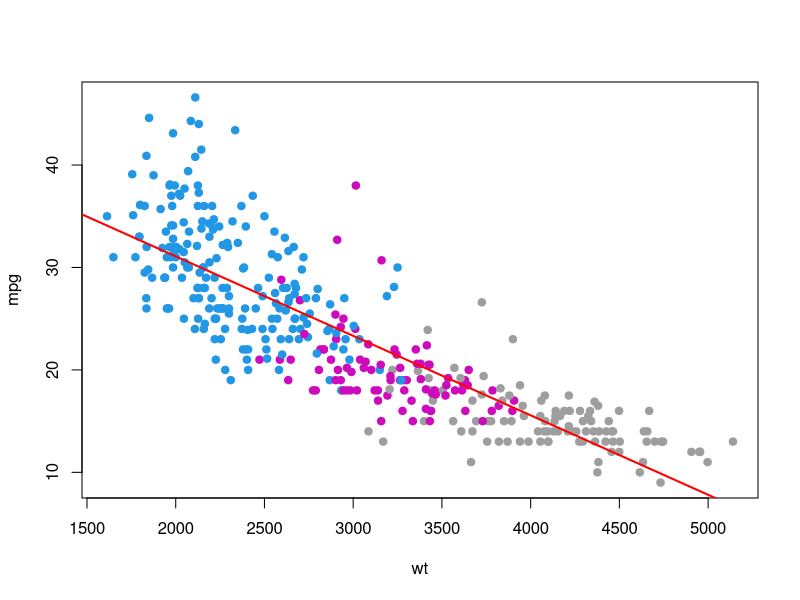
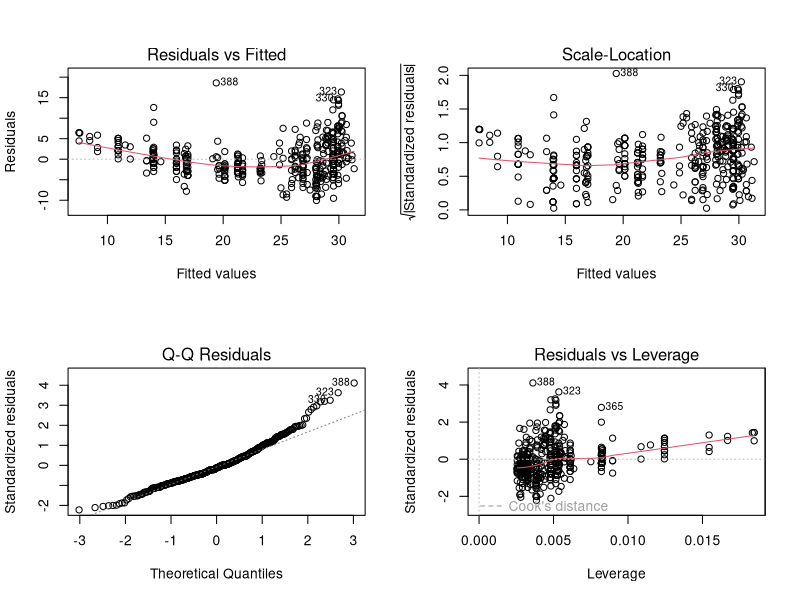
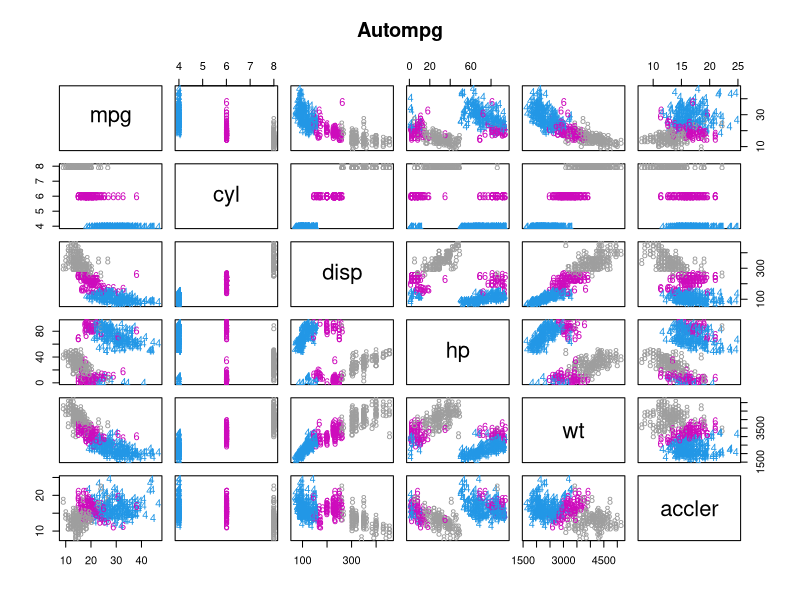

These figures' R source, in order:
# lec8_2_reg.r : Linear model 
# Regression

# set working directory
setwd("D:/tempstore/moocr/wk8")

# autompg data
car<-read.csv("autompg.csv")
head(car)
str(car)

# subset with cyl=4,6,8
car1<-subset(car, cyl==4 | cyl==6 | cyl==8)
attach(car1)

table(cyl)

# 1. simple Regression(independent variable : wt)
r1<-lm(mpg~wt, data=car1)
summary(r1)
anova(r1)

# scatterplot with best fit lines
par(mfrow=c(1,1))
plot(wt, mpg,  col=as.integer(car1$cyl), pch=19)
# best fit linear line
abline(lm(mpg~wt), col="red", lwd=2, lty=1)

# 2. simple Regression(independent variable : disp)
r2<-lm(mpg~disp, data=car1)
summary(r2)
anova(r2)

# residual diagnostic plot 
layout(matrix(c(1,2,3,4),2,2)) # optional 4 graphs/page 
plot(r2)

# pariwise plot
pairs(car1[,1:6], main ="Autompg",cex=1, col=as.integer(car1$cyl),pch =substring((car1$cyl),1,1))

# par(mar=c(4,4,4,4))
# par(mfrow=c(1,1))
# plot(disp, mpg,  col=as.integer(car1$cyl), pch=19)
# best fit linear line
# abline(lm(mpg~disp), col="red", lwd=2, lty=1)






